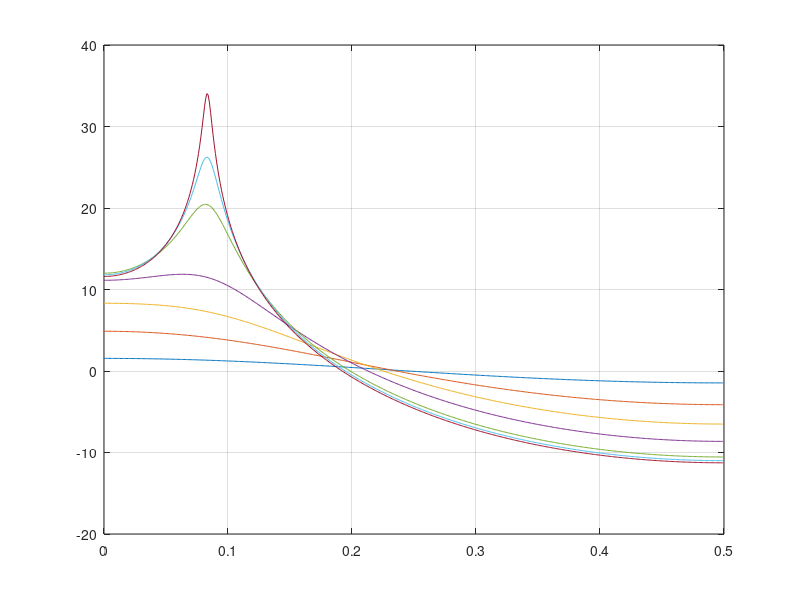

This chart was generated by the following MATLAB code:
%dsp book second order recursive filter gain

%gain as a function of the phase with a constant modulus:
Lfft=1024;
freq=(0:Lfft-1)/Lfft;
modp=0.9;
theta=(20:10:80);
theta=theta*pi/180;
nbph=length(theta);
a1=-2*modp*cos(theta);
a2=modp^2*ones(1,nbph);
AA=[ones(1,nbph);a1;a2];
Df=fft(AA,Lfft);
Hf=-20*log10(abs(Df));
plot(freq(1:Lfft/2),Hf(1:Lfft/2,:));
grid; 

%gain as a function of the modulus:
Lfft=1024;
freq=(0:Lfft-1)/Lfft;
modp=[0.1:0.2:0.9,0.95,0.98]; 
theta=30*pi/180;
nbph=length(modp);
a1=-2*modp*cos(theta);
a2=modp.^2;
AA=[ones(1,nbph);a1;a2];
Df=fft(AA,Lfft);
Hf=-20*log10(abs(Df));
plot(freq(1:Lfft/2),Hf(1:Lfft/2,:));
grid





